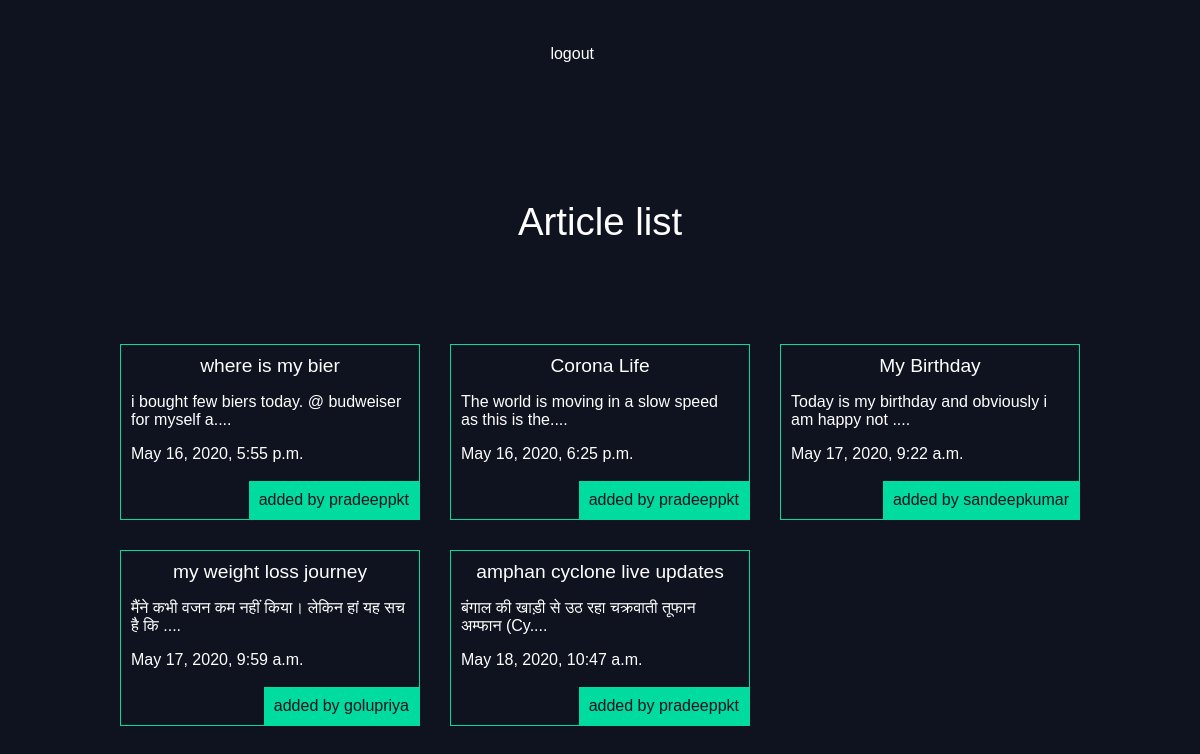
Page / (signed in) on the committed database.
### articles/models.py (models this page shows, shortened)
class Article(models.Model):
    title = models.CharField(max_length=100)
    slug = models.SlugField()
    body = models.TextField()
    date = models.DateTimeField(auto_now_add=True)
    thumb = models.ImageField(default='default.png', blank=True)
    author = models.ForeignKey(User, default=None, on_delete=models.CASCADE)
    def snippet(self):
        return self.body[:50] + '....'

### articles/views.py (the view)
# urls.py: 2. Add a URL to urlpatterns:  path('', views.home, name='home')
def home(request):
    articles = Article.objects.all().order_by('date')
    return render(request, 'articles/articles_display.html', {'articles': articles})

### articles/templates/articles/articles_display.html (shortened to what this page needs)
{% extends 'base.html' %}
{% load static %}
{% block content %}
<html>
  <head>
    <link rel="stylesheet" href="{% static 'styles.css' %}">
  </head>
<body>
  <h1>Article list</h1>
  <div class="articles">
    {% for article in articles %}
    <div class="article">
      <h2><a href="{% url 'articles:detail' slug=article.slug %}">{{article.title}}</a></h2>
      <p>{{article.snippet}}</p>
      <p>{{article.date}}</p>
      <p class="author">added by {{ article.author.username}}</p>
    </div>
    {% endfor %}
  </div>
  {% endblock %}

### assets/styles.css (style rules this page uses)
body { background-color: #0f121f; background-repeat: no-repeat; color: #fff; }
body * { font-family: sans-serif; }
h1, h2, h3, h4, h5 { font-weight: normal; margin: 0; text-align: center; }
a, a:hover, a:visited { color: #fff; text-decoration: none; }
div.wrapper h1 { text-align: center; margin: 100px; font-size: 2.4em; }
.articles { display: grid; grid-template-columns: 1fr 1fr 1fr; grid-gap: 30px; }
.article { padding: 10px; border: 1px solid #00dba0; position: relative; padding-bottom: 40px; }
.article h2 { font-size: 1.2em; }
.article .author { padding: 10px; background: #00dba0; position: absolute; right: 0; bottom: 0; margin: 0; color: #0f121f; }

### rows in the picture
Article: title "where is my bier", snippet "i bought few biers today. @ budweiser for myself a....", date "May 16, 2020, 5:55 p.m.", author.username "pradeeppkt"
Article: title "Corona Life", snippet "The world is moving in a slow speed as this is the....", date "May 16, 2020, 6:25 p.m.", author.username "pradeeppkt"
Article: title "My Birthday", snippet "Today is my birthday and obviously i am happy not ....", date "May 17, 2020, 9:22 a.m.", author.username "sandeepkumar"
Article: title "my weight loss journey", snippet "मैंने कभी वजन कम नहीं किया। लेकिन हां यह सच है कि ....", date "May 17, 2020, 9:59 a.m.", author.username "golupriya"
Article: title "amphan cyclone live updates", snippet "बंगाल की खाड़ी से उठ रहा चक्रवाती तूफान अम्फान (Cy....", date "May 18, 2020, 10:47 a.m.", author.username "pradeeppkt"
